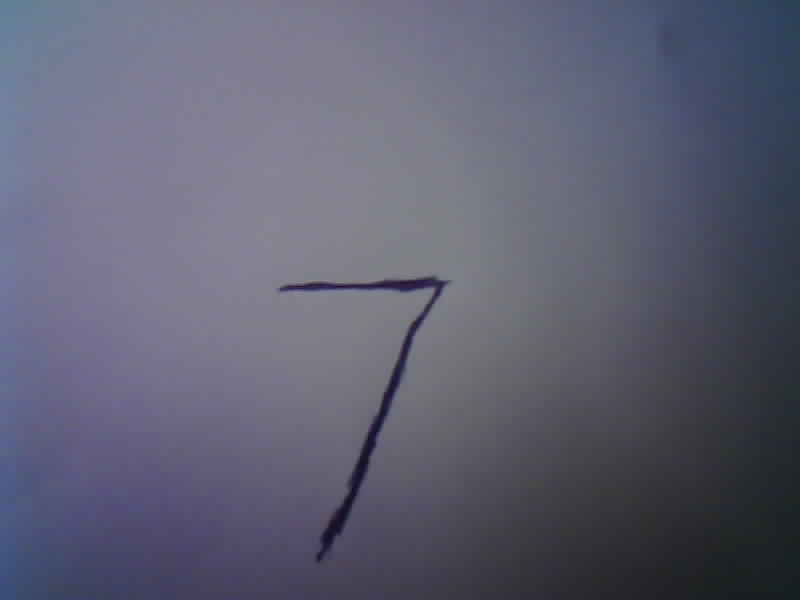
#> input picture First Checkoff/test pics/esp32_cam_pic.jpg, 800 x 600 px
$ python -i esp32_to_mnist.py   (imports and definitions only)
#> lines starting #> are read from the running program, lines starting #| are printed output that depends on the picture
#> further down, picture is the input picture: PIL image 800x600 RGB; mean R, G, B 95.2, 95.9, 114.4
#Jason Matuszak
#ECE 1896 - Senior Design Checkoff #1
#Team 2

import cv2
import time
import random
import numpy as np
import PIL.Image as pil
from mnist import MNIST
from os.path import expanduser
from PIL import Image, ImageOps

def mnist_resize(image):
    #Sharpening kernel
    kernel = np.array([[0, -1, 0],[-1, 5,-1],[0, -1, 0]])

    #Grayscale image
    image_gray = ImageOps.grayscale(image)
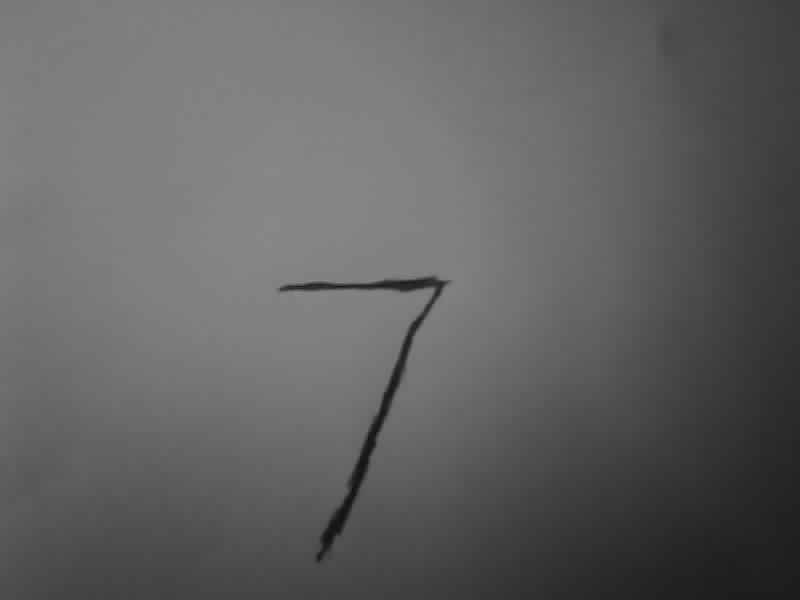
#> image_gray: PIL image 800x600 L; min 14, max 140, mean 97.8

    #Convert to numpy array
    image_gray_np = np.array(image_gray)

    #Resize image to 28x28
    image_shrink = cv2.resize(image_gray_np,(28,28))
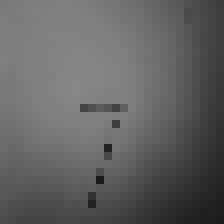
#> image_shrink: shape (28, 28) (shown 8 times larger); min 26, max 136, mean 97.7

    #Sharpen image with defined kernel
    image_sharp = cv2.filter2D(image_shrink, -1, kernel)
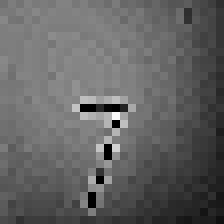
#> image_sharp: shape (28, 28) (shown 8 times larger); min 0, max 249, mean 98.8

    #Invert B/W
    image_invert = cv2.bitwise_not(image_sharp)
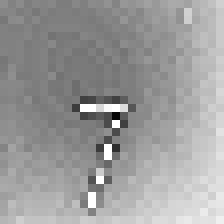
#> image_invert: shape (28, 28) (shown 8 times larger); min 6, max 255, mean 156.2

    #Convert back to PIL for better display
    image_mnist = pil.fromarray(np.uint8(image_invert * 255) , 'L')

    return image_mnist

# [32 lines not run here, left out]


>>> from PIL import Image
>>> picture = Image.open('test pics/esp32_cam_pic.jpg')
>>> result = mnist_resize(picture)
